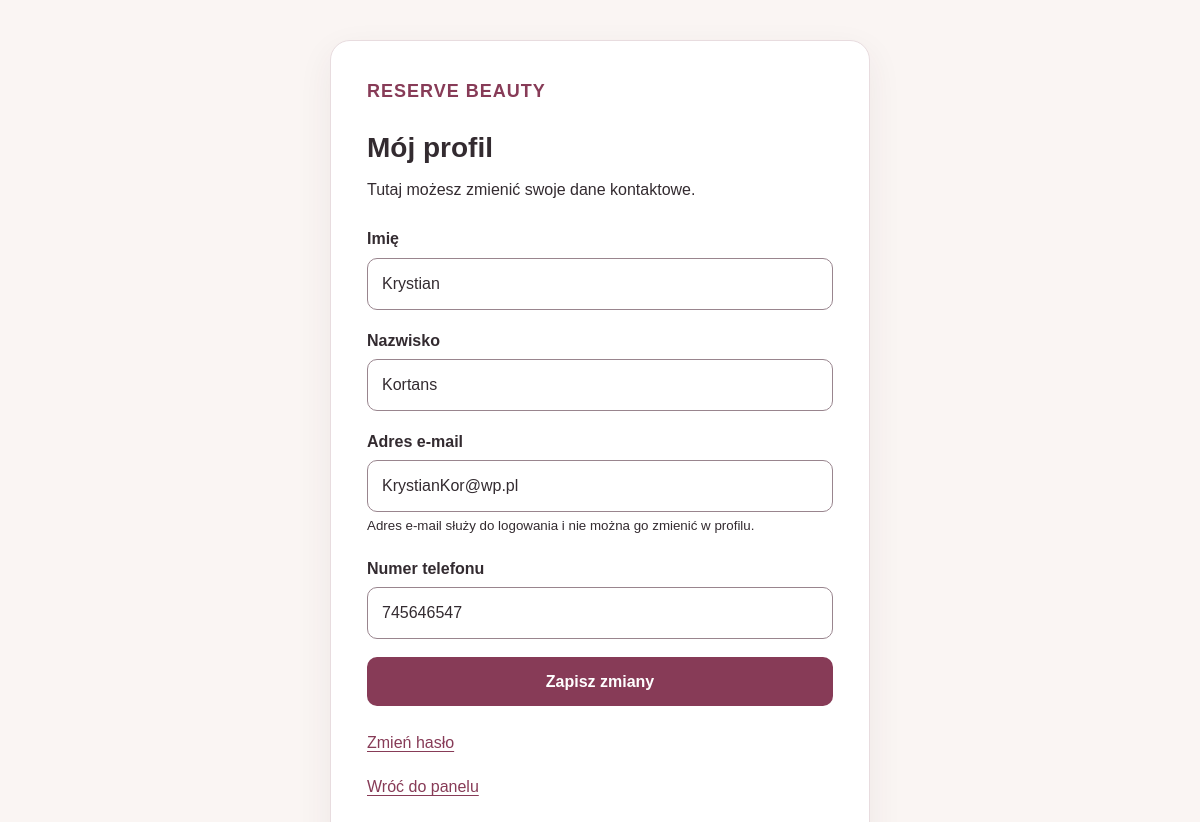
/profil.php (signed in), run on the app's committed database.
### tables this page shows
CREATE TABLE `uzytkownicy` (
  `id_uzytkownika` int(11) NOT NULL,
  `imie` varchar(100) NOT NULL,
  `nazwisko` varchar(100) NOT NULL,
  `email` varchar(254) NOT NULL,
  `haslo` varchar(255) NOT NULL,
  `telefon` varchar(20) NOT NULL,
  `rola` enum('klient','pracownik','admin') NOT NULL DEFAULT 'klient',
  `aktywny` tinyint(1) NOT NULL DEFAULT 1,
  `utworzono_dnia` datetime NOT NULL DEFAULT current_timestamp()
);

### includes/auth.php (called while the page is built, shortened)
<?php
require_once __DIR__ . '/bootstrap.php';
function adresPanelu(string $rola): string
{
    switch ($rola) {
        case 'pracownik':
            return '/pracownik/index.php';
    }
}
function zalogowanyUzytkownik(): ?array
{
    global $pdo;
    $id = $_SESSION['id_uzytkownika'] ?? null;
    try {
        $zapytanie = $pdo->prepare(
            'SELECT id_uzytkownika, imie, nazwisko, email, telefon, rola, aktywny
             FROM uzytkownicy
             WHERE id_uzytkownika = :id
             LIMIT 1'
        );
        $zapytanie->execute(['id' => $id]);
        $uzytkownik = $zapytanie->fetch();
    } catch (PDOException $e) {
        error_log('Blad odczytu konta. SQLSTATE: ' . $e->getCode());
        http_response_code(503);
        exit('Nie można teraz sprawdzić konta. Spróbuj później.');
    }
    return $uzytkownik;
}

### includes/bootstrap.php (called while the page is built, shortened)
<?php
function e(string $tekst): string
{
    return htmlspecialchars(
        $tekst,
        ENT_QUOTES | ENT_SUBSTITUTE,
        'UTF-8'
    );
}

### profil.php (the view, shortened to what this page needs)
<?php
require_once __DIR__ . '/includes/auth.php';
$uzytkownik = zalogowanyUzytkownik();
$imie = $uzytkownik['imie'];
$nazwisko = $uzytkownik['nazwisko'];
$email = $uzytkownik['email'];
$telefon = $uzytkownik['telefon'] ?? '';
?>
<!DOCTYPE html>
<html lang="pl">
<head>
    <link rel="stylesheet" href="css/konto.css">
</head>
<body class="strona-konta">
    <main>
        <p class="marka">RESERVE BEAUTY</p>
        <h1>Mój profil</h1>
        <p>Tutaj możesz zmienić swoje dane kontaktowe.</p>
        <form action="profil.php" method="post">
            <p>
                <label for="imie">Imię</label><br>
                <input
                    type="text"
                    id="imie"
                    name="imie"
                    value="<?= e($imie) ?>"
                    maxlength="50"
                    autocomplete="given-name"
                    required
                >
            </p>
            <p>
                <label for="nazwisko">Nazwisko</label><br>
                <input
                    type="text"
                    id="nazwisko"
                    name="nazwisko"
                    value="<?= e($nazwisko) ?>"
                    maxlength="50"
                    autocomplete="family-name"
                    required
                >
            </p>
            <p>
                <label for="email">Adres e-mail</label><br>
                <input
                        type="email"
                        id="email"
                        value="<?= e($email) ?>"
                        readonly
                        aria-describedby="email-informacja"
                    >
<small id="email-informacja">
    Adres e-mail służy do logowania i nie można go zmienić w profilu.
</small>
            </p>
            <p>
                <label for="telefon">Numer telefonu</label><br>
                <input
                    type="tel"
                    id="telefon"
                    name="telefon"
                    value="<?= e($telefon) ?>"
                    maxlength="20"
                    autocomplete="tel"
                    required
                >
            </p>
            <button type="submit">Zapisz zmiany</button>
        </form>
        <p>
            <a href="<?= e(BASE_URL) ?>/zmiana-hasla.php">
                Zmień hasło
            </a>
        </p>
        <p>
            <a href="<?= e(BASE_URL . adresPanelu($uzytkownik['rola'])) ?>">
                Wróć do panelu
            </a>
        </p>
    </main>
</body>
</html>

### css/konto.css (style rules this page uses)
* { box-sizing: border-box; }
body.strona-konta { margin: 0; min-height: 100vh; padding: 40px 16px; background: #faf5f3; color: #332b30; font-family: Arial, sans-serif; font-size: 16px; line-height: 1.6; }
.strona-konta main { width: 100%; max-width: 540px; margin: 0 auto; padding: 36px; background: #ffffff; border: 1px solid #e8dcdF; border-radius: 20px; box-shadow: 0 12px 35px rgba(70, 40, 50, 0.07); }
.strona-konta .marka { margin: 0 0 24px; color: #873b57; font-size: 18px; font-weight: bold; letter-spacing: 1px; }
.strona-konta h1 { margin: 0 0 12px; font-size: 28px; line-height: 1.25; }
.strona-konta p { margin: 0 0 18px; overflow-wrap: anywhere; }
.strona-konta form { margin-top: 24px; }
.strona-konta form p { margin-bottom: 18px; }
.strona-konta label { display: inline-block; margin-bottom: 6px; font-weight: bold; }
.strona-konta input:not([type="hidden"]) { display: block; width: 100%; min-height: 48px; padding: 12px 14px; border: 1px solid #99858e; border-radius: 10px; background: #ffffff; color: #332b30; font: inherit; }
.strona-konta button { width: 100%; min-height: 48px; padding: 12px 18px; border: 0; border-radius: 10px; background: #873b57; color: #ffffff; font: inherit; font-weight: bold; cursor: pointer; }
.strona-konta a { color: #873b57; text-decoration: underline; text-underline-offset: 3px; }
.strona-konta form + p { margin-top: 24px; }

### data on the page
uzytkownicy: imie "Krystian", nazwisko "Kortans", email "KrystianKor@wp.pl", telefon "745646547"
